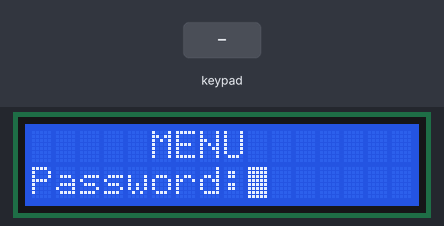
Recording of a program running on a simulated Arduino Mega 2560, built with avr-gcc and run on an emulated ATmega2560. Shown: 16×2 character LCD. The inputs (shaded band) are chosen by the test bench. What the program prints to the serial monitor is not drawn.

Above: at 3.0 s.
3.1 s: keypad keys 4 8 4 6 4 4 4 2 pressed 0.4 s apart
At 7.4 s:
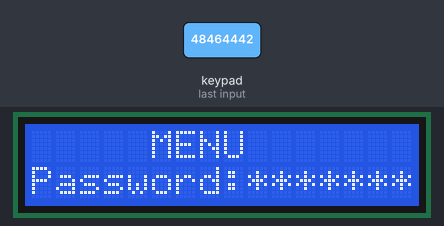
7.8 s: key '1' pressed
9.4 s: keypad keys 4 8 4 6 4 4 4 2 # pressed 0.4 s apart
At 13.8 s:
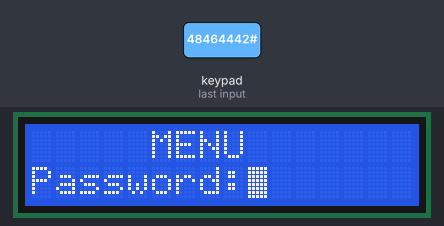
14.5 s: keypad keys * 3 3 4 # # pressed 0.4 s apart
At 17.2 s:
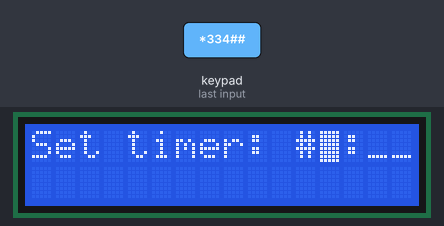
18.4 s: keypad keys * 3 3 4 # pressed 0.4 s apart
At 20.0 s:
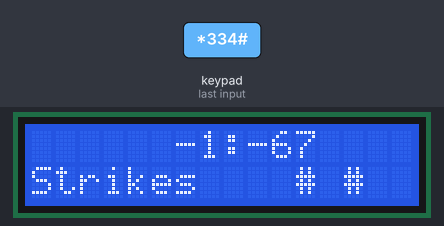
22.7 s: keypad keys * 3 3 4 # * pressed 0.4 s apart
At 25.1 s:
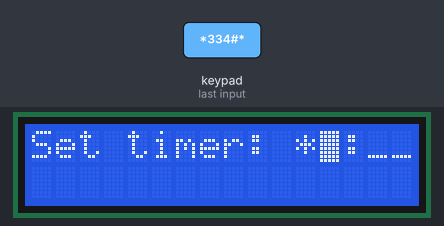
Timing chart, 0 to 26.6 s (numbered marks = the images above; inputs shaded):
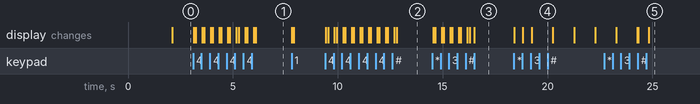

The program:

main.cpp
```cpp
#include <Arduino.h>
#include <LiquidCrystal_I2C.h>
#include <Keypad.h>
#include <Countimer.h>

// LCD pin
LiquidCrystal_I2C lcd(0x27,16,2);

// keypad setup
char keys[4][4] = {
  {'1', '2', '3', 'A'},
  {'4', '5', '6', 'B'},
  {'7', '8', '9', 'C'},
  {'*', '0', '#', 'D'}
};

byte rowPins[4] = {48, 46, 44, 42};
byte colPins[4] = {40, 38, 36, 34};

Keypad customKeypad = Keypad(makeKeymap(keys), rowPins, colPins, 4, 4);


//global int
String pass;
String keyword;
int time;
int state;

char key;

int min, sec;

int str = 2;

//
Countimer timer;


void menu(bool startup);
void settimer();
void keypress(char key);
void print();
void gameover();
void printstrikes();

void setup() {
  // set up the LCD's number of columns and rows:
  lcd.init();
  lcd.backlight();

  Serial.begin(115200);
  menu(true);
  lcd.setCursor(6,0);
  lcd.print(min);
  lcd.setCursor(8,0);
  lcd.print(":");
  lcd.setCursor(9,0);
  lcd.print(sec);
  lcd.setCursor(6,0);
  timer.setCounter(0, min, sec, timer.COUNT_DOWN,gameover);
  timer.setInterval(print, 1000);
}

void print(){
  lcd.setCursor(6,0);
  lcd.print(timer.getCurrentTime());
}

void gameover(){
  for(int i = 0; i < 10; i++){
    lcd.noDisplay();
    delay(350);
    lcd.display();
    delay(350);
  }
  lcd.clear();
  lcd.setCursor(4,0);
  lcd.print("Game Over");

  while(keyword != "*334#"){
    key = customKeypad.getKey();
    if(key){
      keypress(key);
      if(keyword == "*334#"){
      break;
    }
  }
  }
  settimer();
}


void loop() {

  key = customKeypad.getKey();
  if (key)
  keypress(key);

  //timer
  timer.run();
  if(!timer.isCounterCompleted()) {
    timer.start();
  }
  else if(timer.isCounterCompleted()){
    gameover();
  }

  printstrikes();

  if(keyword == "*334#"){
    Serial.print("Open menu");
    keyword = "";
    settimer();
  }

}

void menu(bool startup){
  if(startup){
    lcd.setCursor(0,0);
    lcd.print("Keep Talking And");
    lcd.setCursor(0,1);
    lcd.print("Nobody Explodes");
    delay(2000);
  }

  pass = "";

  lcd.clear();
  lcd.setCursor(5,0);
  lcd.print("MENU");

  lcd.setCursor(0,1);
  lcd.print("Password: ");
  lcd.setCursor(9,1);

  int a = 0, l = 0;

  while(l == 0){
    lcd.blink();
    key = customKeypad.getKey();
    if(key == 35){
      l = 1;
    }
    if(key){
      lcd.noBlink();
      pass += key;
      a++;
      lcd.print("*");
      lcd.setCursor((a+9),1);
    }
    delay(100);
  }

  lcd.clear();

  if(pass == "*334#"){
    pass = "";
    settimer();
  }
  else if(pass == "B#"){
    Serial.println(keyword);
    pass = "";
    lcd.setCursor(0,1);
    lcd.print("Strikes");
    loop();
  }
  else
  menu(false);

}

void settimer(){
  int a = 11, l = 0;

  lcd.clear();
  lcd.print("Set timer: __:__");
  lcd.setCursor(a,0);
  lcd.blink();

  while(l == 0){
    key = customKeypad.getKey();
    if(key){
    lcd.print(key);
    if(a == 11) {
      time = (key - 48)*1000;
    }
    if(a == 12){
      time += (key - 48)*100;
      l = 1;
    }
    a++;
    lcd.setCursor(a,0);

  }
  }

  a++;
  lcd.setCursor(a,0);

  while(l == 1){
    key = customKeypad.getKey();
    if(key){
    lcd.print(key);
    if(a == 14) {
      time += (key - 48)*10;
    }
    if(a == 15){
      time +=(key - 48);
      l = 2;
    }
    a++;
    lcd.setCursor(a,0);
  }
  }
  min = time/100;
  sec = time%100;

  lcd.clear();
  lcd.noBlink();
}

void keypress(char key){

  if(key == 42)
  keyword = "";
  keyword += key;
  Serial.println(keyword);
}

void printstrikes(){
  lcd.setCursor(0,1);
  lcd.print("Strikes");

  if(str == 1){
    lcd.setCursor(11,1);
    lcd.print("#");
  }
  else if(str == 2){
    lcd.setCursor(11,1);
    lcd.print("# #");
  }
  else if(str == 3){
    lcd.setCursor(11,1);
    lcd.print("# # #");
    delay(3000);
    gameover();
  }
}
```

Measured:
- after the input at 3.1 s, the display: first changes at once (image 1 shows a later state)
- after the input at 14.5 s, the display: first changes after 0.05 s (image 3 shows a later state)
- after the input at 18.4 s, the display: first changes at once (image 4 shows a later state)
- after the input at 22.7 s, the display: first differs from a run without the input after 1.6 s (image 5 shows a later state)
